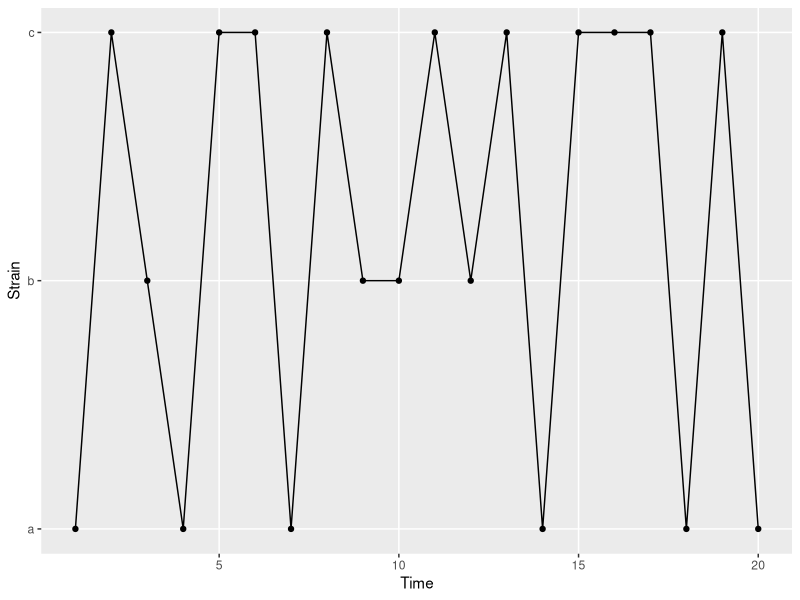
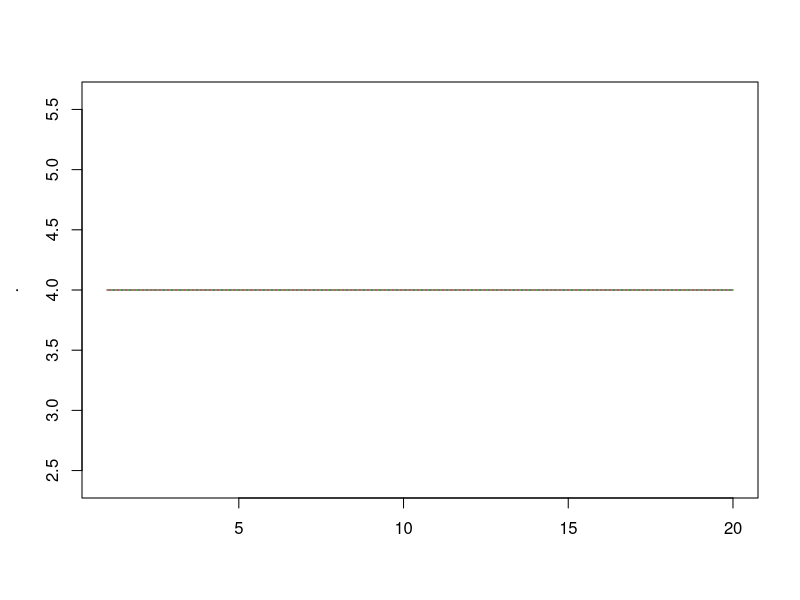
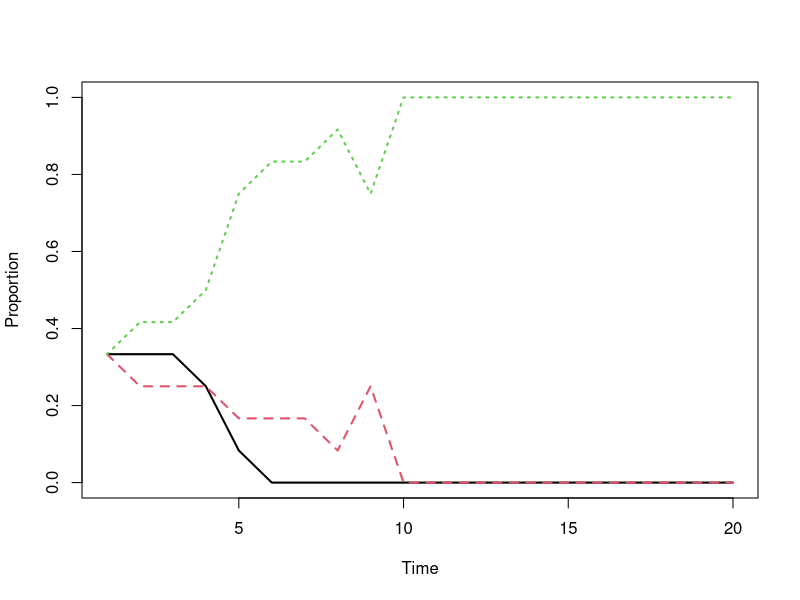

Source code (R) for these figures, in order: (Note: this script raises an error after producing the figures.)
## ---- chunk 1
library(ggplot2)
library(testthat)
knitr::opts_chunk$set(cache = FALSE, fig.width = 7, fig.height = 4, 
                      out.extra = '', out.width = "0.6\\textwidth",
                      fig.align='center')
## ---- chunk 2
set.seed(3132)
## ---- chunk 3
N <- 12 # infected individuals
t <- 20 # study length
# create the matrix to store the simulation data
I <- matrix(data = NA, nrow = t, ncol = N)

# Initialise the population @ t = 1 with a fixed configuration
I[1,] <- rep(x = c("a", "b", "c"), length.out = N)

# At each time step, everyone is re-infected by someone from the previous time step.
for(t in seq(2, t)){
  I[t,] <- sample(x = I[t-1,], size = N)
}
## ---- chunk 4
library(ggplot2)
d1 <- data.frame(time = seq(t), strain = (I[, 1]), stringsAsFactors = TRUE)
ggplot(d1, aes(time, as.numeric(strain))) +
  geom_path() +
  geom_point() +
  scale_y_continuous(breaks = seq(3), labels = c('a', 'b', 'c')) +
  labs(y = 'Strain', x = 'Time') +
  theme(panel.grid.minor = element_blank())
## ---- chunk 5
apply(I, 1, function(x) table(factor(x, levels = c("a", "b", "c")))) %>% t %>% matplot(type = 'l')
## ---- chunk 6
N <- 12
t <- 20

I <- matrix(data = NA, nrow = t, ncol = N)

I[1,] <- rep(x = c("a", "b", "c"), length.out = N)

for(t in seq(2, t)){
  I[t,] <- sample(x = I[t-1,], size = N, replace = TRUE)
}
## ---- chunk 7
(apply(I, 1, function(x) table(factor(x, levels = c("a", "b", "c")))) / N) %>% 
  t %>% 
  matplot(type = 'l', xlab = 'Time', ylab = 'Proportion', lwd = 2)
## ---- chunk 8
initialisePop <- function(t, N, strains = 3){
  I <- matrix(data = NA, nrow = t, ncol = N)
  I[1,] <- rep(x = letters[1:strains], length.out = N)
  return(I)
}

updatePop <- function(x, i, N){
  x[i,] <- sample(x = x[i-1,], size = N, replace = TRUE)
  return(x)
}
## ---- chunk 9
pop1 <- initialisePop(t = 2, N = 3, strain = 2) 
expect_equal(pop1[1,], c("a", "b", "a"))

pop2 <- initialisePop(t = 2, N = 3, strain = 3) 
expect_equal(pop2[1,], c("a", "b", "c"))

pop3 <- initialisePop(t = 2, N = 4, strain = 2) 
expect_equal(pop3[1,], c("a", "b", "a", "b"))
## ---- chunk 10
pop1 <- initialisePop(t = 2, N = 3, strain = 3) 
expect_equal(dim(pop1), c(2, 3))

pop2 <- initialisePop(t = 6, N = 3, strain = 3) 
expect_equal(dim(pop2), c(6, 3))

pop3 <- initialisePop(t = 2, N = 20, strain = 3) 
expect_equal(dim(pop3), c(2, 20))

pop4 <- initialisePop(t = 2, N = 10, strain = 5) 
expect_equal(length(unique(pop4[1,])), 5)
## ---- chunk 11
pop1 <- initialisePop(t = 20, N = 12) 
expect_true(all(is.na(pop1[-1,]))) # expect all except the first row are NAs
expect_true(all(c("a", "b", "c") %in% pop[1,])) # expect all 3 strains @ t = 1

pop2 <- updatePop(pop, i = 2, N = 12)
expect_true(all(!is.na(pop2[1:2,]))) # after update expect 1st & 2nd row not to have NAs
## ---- chunk 12
fullSim <- function(t, N){
  pop <- initialisePop(t, N) 
  for(i in seq(2, t)){
    pop <- updatePop(pop, i, N)
  }
  return(pop)
}
## ---- chunk 13
pop <- fullSim(t = 12, N = 20)
expect_true(!any(is.na(pop))) # expect no NAs
expect_true(all(pop %in% c("a", "b", "c"))) # expect all 3 strains contained within
## ---- chunk 14
sampleEvents <- function(N){
  sample(x = N, size = N, replace = TRUE)
}

newInfectionStatus <- function(old_i, events){
  old_i[events]
}

addInfectionStatus <- function(x, new_i, i){
  x[i,] <- new_i
}

updatePop <- function(x, N, i){
  events <- sampleEvents(N)
  new_i <- newInfectionStatus(x[i-1,], events)
  x[i,] <- addInfectionStatus(x, new_i, i)
  return(x)
}

## ---- chunk 15
pop <- initialise_pop(3, 2, strain = 1) 
pop <- update_pop(pop, 3, 2)
expect_equal(pop[1,], pop[2,])
## ---- chunk 16
# Collapse each draw into a single string to make comparisons easier.
many_pops <- replicate(300, paste0(sample_events(2), collapse = ""))
expect_true(all(many_pops %in% c("11", "12", "21", "22")))
## ---- chunk 17
set.seed(20200406)
P <- 1e3
events <- sample_events(P)
expect_true(any(duplicated(events)))

prob_of_failing <- (1 - (1 / P)) ^ choose(P, 2)
## ---- chunk 18
set.seed(20200407)
many_sims <- replicate(100, full_sim(40, 30), simplify = FALSE)

expect_true(all(sapply(many_sims, function(x) length(unique(apply(x, 1, table))) > 1)))

## ---- chunk 19
expect_error(pop <- full_sim(4, 1:100))
